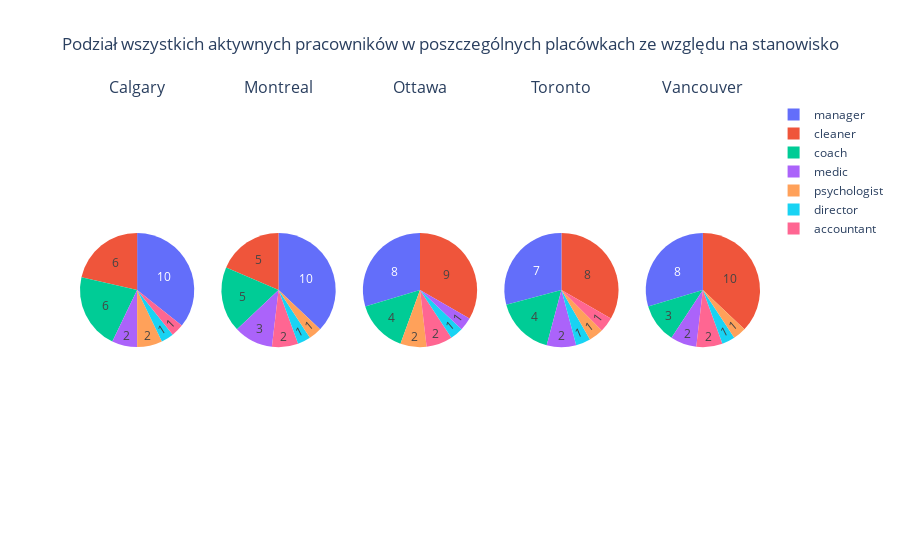

Notebook code cell kept with this figure:
### Code cell
fig = make_subplots(rows=1, cols=5, specs=[[{'type':'domain'}, {'type':'domain'}, {'type':'domain'}, {'type':'domain'}, {'type':'domain'}]], subplot_titles=employees["city"].unique())
i = 1

for city in employees["city"].unique():
    make_position(employees[employees["city"]==city], i)
    i += 1

fig.update_layout(title_text="Podział wszystkich aktywnych pracowników w poszczególnych placówkach ze względu na stanowisko", title_x=0.5)
fig.show()

### Figure 1 — Plotly figure (JSON) as saved in the notebook; plotly's stock layout.template omitted (floating-point values rounded to 4 significant figures)
{"data": [{"domain": {"x": [0, 0.168], "y": [0, 1]}, "labels": ["cleaner", "director", "manager", "medic", "psychologist", "accountant", "coach"], "textinfo": "value", "type": "pie", "values": [6, 1, 10, 2, 2, 1, 6]}, {"domain": {"x": [0.208, 0.376], "y": [0, 1]}, "labels": ["cleaner", "director", "manager", "medic", "psychologist", "accountant", "coach"], "textinfo": "value", "type": "pie", "values": [5, 1, 10, 3, 1, 2, 5]}, {"domain": {"x": [0.416, 0.584], "y": [0, 1]}, "labels": ["cleaner", "director", "manager", "medic", "psychologist", "accountant", "coach"], "textinfo": "value", "type": "pie", "values": [9, 1, 8, 1, 2, 2, 4]}, {"domain": {"x": [0.624, 0.792], "y": [0, 1]}, "labels": ["cleaner", "director", "manager", "medic", "psychologist", "accountant", "coach"], "textinfo": "value", "type": "pie", "values": [8, 1, 7, 2, 1, 1, 4]}, {"domain": {"x": [0.832, 1], "y": [0, 1]}, "labels": ["cleaner", "director", "manager", "medic", "psychologist", "accountant", "coach"], "textinfo": "value", "type": "pie", "values": [10, 1, 8, 2, 1, 2, 3]}], "layout": {"annotations": [{"font": {"size": 16}, "showarrow": false, "text": "Calgary", "x": 0.084, "xanchor": "center", "xref": "paper", "y": 1, "yanchor": "bottom", "yref": "paper"}, {"font": {"size": 16}, "showarrow": false, "text": "Montreal", "x": 0.292, "xanchor": "center", "xref": "paper", "y": 1, "yanchor": "bottom", "yref": "paper"}, {"font": {"size": 16}, "showarrow": false, "text": "Ottawa", "x": 0.5, "xanchor": "center", "xref": "paper", "y": 1, "yanchor": "bottom", "yref": "paper"}, {"font": {"size": 16}, "showarrow": false, "text": "Toronto", "x": 0.708, "xanchor": "center", "xref": "paper", "y": 1, "yanchor": "bottom", "yref": "paper"}, {"font": {"size": 16}, "showarrow": false, "text": "Vancouver", "x": 0.916, "xanchor": "center", "xref": "paper", "y": 1, "yanchor": "bottom", "yref": "paper"}], "title": {"text": "Podział wszystkich aktywnych pracowników w poszczególnych placówkach ze względu na stanowisko", "x": 0.5}}}
